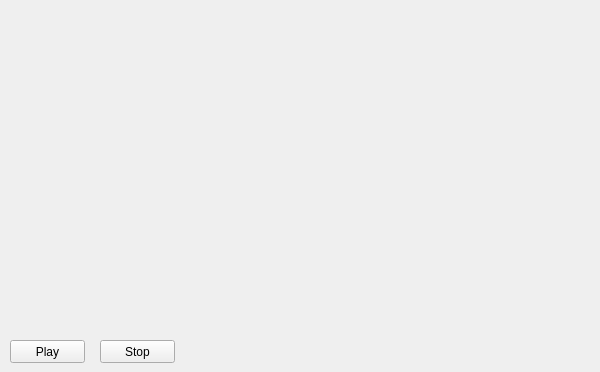
<?xml version="1.0" encoding="UTF-8"?>
<ui version="4.0">
 <class>AVPlayerClass</class>
 <widget class="QWidget" name="AVPlayerClass">
  <property name="geometry">
   <rect>
    <x>0</x>
    <y>0</y>
    <width>600</width>
    <height>372</height>
   </rect>
  </property>
  <property name="windowTitle">
   <string>AVPlayer</string>
  </property>
  <widget class="QLabel" name="label">
   <property name="geometry">
    <rect>
     <x>10</x>
     <y>10</y>
     <width>586</width>
     <height>301</height>
    </rect>
   </property>
   <property name="text">
    <string/>
   </property>
   <property name="alignment">
    <set>Qt::AlignCenter</set>
   </property>
  </widget>
  <widget class="QPushButton" name="btnPlay">
   <property name="geometry">
    <rect>
     <x>10</x>
     <y>340</y>
     <width>75</width>
     <height>23</height>
    </rect>
   </property>
   <property name="text">
    <string>Play</string>
   </property>
  </widget>
  <widget class="QPushButton" name="btnStop">
   <property name="geometry">
    <rect>
     <x>100</x>
     <y>340</y>
     <width>75</width>
     <height>23</height>
    </rect>
   </property>
   <property name="text">
    <string>Stop</string>
   </property>
  </widget>
 </widget>
 <layoutdefault spacing="6" margin="11"/>
 <resources>
  <include location="AVPlayer.qrc"/>
 </resources>
 <connections/>
</ui>
